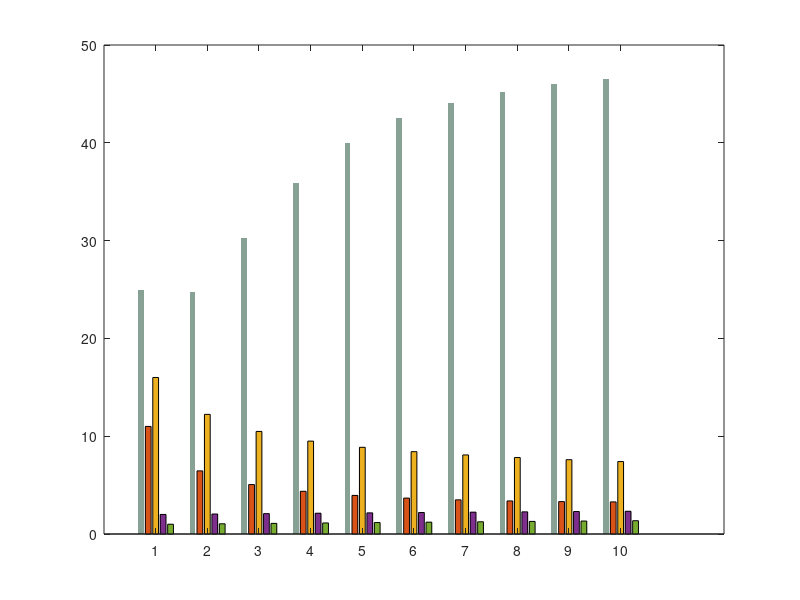

This figure's MATLAB source: (Note: this script raises an error after producing the figure.)
% figure_4
clc,clear;
% parameter setting
r1 = 1.3; 
K1 = 50; 
theta1 = 0.85;
gama1 = 1.3; 
alpha1 = 0.06; 
beta1 = 0.8; 

r2 = 1.6; 
K2 = 25; 
gama2 = 0.2; 
alpha2 = 0.06; 
beta2 = 0.6; 

r3 = 1.2;
K3 = 25; 
alpha3 = 0.1; 
beta3 = 0.5;

r4 = 0.08; 
K4 = 3; 
gama3 = 0.11; 

r5 = 0.1; 
K5 = 2; 
gama4 = 0.09; 

% Define the time scale
tspan = 1:1:10; 

% initial conditions
C0 = 25; 
W0 = 11; 
I0 = 16; 
B0 = 2; 
A0 = 1; 
y0 = [C0; W0; I0; B0; A0]; 

% Define the differential equation
dydt = @(t, y) [
    r1 * y(1) * (1 - y(1)/(theta1*K1) - gama1 * y(2)/K2) - alpha1 * y(1) * y(3) + beta1 * y(1);
    r2 * y(2) * (1 - y(2)/K2 - gama2 * y(1)/(theta1*K1)) - alpha2 * y(2) * y(3) - beta2 * y(2);
    r3 * y(3) * (1 - y(3)/K3) - alpha3 * y(3) * (y(4) + y(5)) - beta3 * y(3);
    r4 * y(4) * (1 - y(4)/K4 - gama3 * y(5)/K5);
    r5 * y(5) * (1 - y(5)/K5 - gama4 * y(4)/K4)
];

% Solving differential equations using ode45
[t, y] = ode45(dydt, tspan, y0);

% Extraction results
C = y(:, 1);
W = y(:, 2);
I = y(:, 3);
B = y(:, 4);
R = y(:, 5);

% Plotting results
data = [C, W, I, B, R];
m = bar(t, data, "grouped");

set(m(1),'EdgeColor','none','facecolor',[0.53, 0.63, 0.58],'FaceAlpha',.5);
set(m(2),'EdgeColor','none','facecolor',[0.26, 0.45, 0.77],'FaceAlpha',.5);
set(m(3),'EdgeColor','none','facecolor',[0.89, 0.88, 0.57],'FaceAlpha',.8);
set(m(4),'EdgeColor','none','facecolor',[0.37, 0.26, 0.54],'FaceAlpha',.5);
set(m(5),'EdgeColor','none','facecolor',[0.71, 0.55, 0.26],'FaceAlpha',.5);

xlabel('Time   /Year','FontName','Times New Roman','Linewidth', 2,'FontSize',12);
ylabel('Number   of   species   / 10 m^2 ','FontName','Times New Roman','Linewidth', 2,'FontSize',12);
legend('$Crop$','$Weed$','$Insect$','$Bat$','$Bird$','Interpreter',"latex",'Linewidth', 2,'FontSize',12); 
legend('boxoff')
hold off;